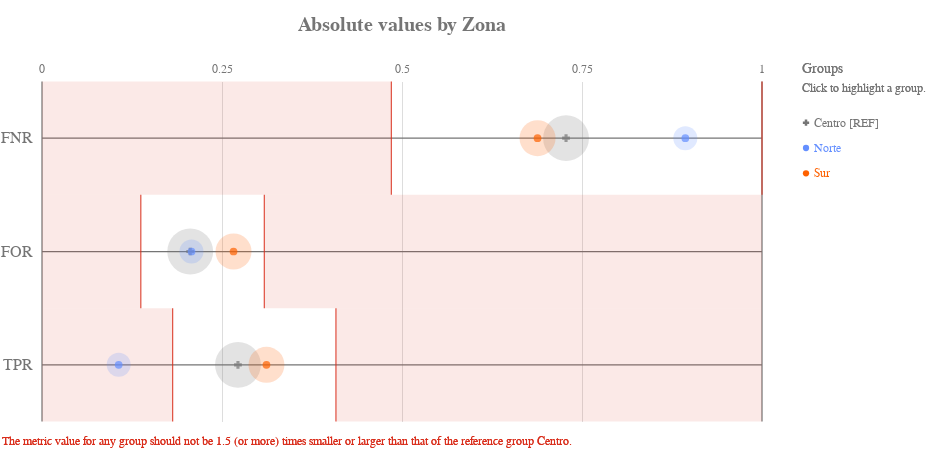

Notebook cell for this chart:
### Code cell
ap.absolute(grupo_definido, metrics, 'Zona', fairness_threshold = disparity_tolerance)

### Figure 1 — Vega-Lite specification as saved in the notebook (floating-point values rounded to 4 significant figures)
{"config": {"view": {"continuousWidth": 400, "continuousHeight": 300, "strokeWidth": 0}, "axisLeft": {"labelColor": "rgb(117,117,117)", "labelFont": "Arial", "labelFontSize": 16}, "title": {"align": "center", "baseline": "middle", "color": "rgb(117,117,117)", "font": "Arial", "fontSize": 20, "fontWeight": "bold"}}, "layer": [{"data": {"name": "data-4ac2d7a4dec33677e433b172826c7791"}, "mark": {"type": "rule", "stroke": "rgb(117,117,117)", "strokeWidth": 1.25, "tooltip": ""}, "encoding": {"x": {"type": "quantitative", "field": "start", "scale": {"domain": [0, 1], "range": [40.0, 760.0]}}, "x2": {"field": "end"}, "y": {"type": "nominal", "axis": {"domain": false, "labelAngle": 0, "labelPadding": -30, "orient": "left", "ticks": false, "title": ""}, "field": "y_position", "scale": {"domain": ["FNR", "FOR", "TPR"], "range": [42.5, 382.5]}}}}, {"data": {"name": "data-6cfe259518f6c7b358d8f836a73e6b7f"}, "mark": {"type": "rule", "stroke": "rgb(117,117,117)", "strokeWidth": 1.25, "tooltip": ""}, "encoding": {"x": {"type": "quantitative", "field": "x_position", "scale": {"domain": [0, 1], "range": [40.0, 760.0]}}, "y": {"value": 42.5}, "y2": {"value": 382.5}}}, {"data": {"name": "data-60ed1133fa688d151d36705a369482e0"}, "mark": {"type": "text", "align": "center", "color": "rgb(117,117,117)", "font": "Arial", "fontSize": 12, "fontWeight": "normal", "tooltip": ""}, "encoding": {"text": {"type": "nominal", "field": "value"}, "x": {"type": "quantitative", "field": "value", "scale": {"domain": [0, 1], "range": [40.0, 760.0]}}, "y": {"value": 29.75}}}, {"layer": [{"mark": {"type": "rect", "opacity": 0.8, "stroke": "rgb(217, 46, 28)", "strokeWidth": 1.25, "tooltip": ""}, "encoding": {"x": {"type": "quantitative", "field": "lower_threshold_value", "scale": {"domain": [0, 1], "range": [40.0, 760.0]}}, "x2": {"field": "lower_threshold_value"}, "y": {"type": "nominal", "axis": {"domain": false, "grid": false, "labels": false, "ticks": false, "title": " "}, "field": "metric", "scale": {"domain": ["FNR", "FOR", "TPR"], "range": [42.5, 382.5]}}}}, {"mark": {"type": "rect", "opacity": 0.8, "stroke": "rgb(217, 46, 28)", "strokeWidth": 1.25, "tooltip": ""}, "encoding": {"x": {"type": "quantitative", "field": "upper_threshold_value", "scale": {"domain": [0, 1], "range": [40.0, 760.0]}}, "x2": {"field": "upper_threshold_value"}, "y": {"type": "nominal", "axis": {"domain": false, "grid": false, "labels": false, "ticks": false, "title": " "}, "field": "metric", "scale": {"domain": ["FNR", "FOR", "TPR"], "range": [42.5, 382.5]}}}}, {"layer": [{"mark": {"type": "rect", "fill": "rgb(217, 46, 28)", "opacity": 0.1, "tooltip": ""}, "encoding": {"x": {"type": "quantitative", "field": "lower_threshold_value", "scale": {"domain": [0, 1], "range": [40.0, 760.0]}}, "x2": {"field": "lower_end"}, "y": {"type": "nominal", "axis": {"domain": false, "grid": false, "labels": false, "ticks": false, "title": " "}, "field": "metric", "scale": {"domain": ["FNR", "FOR", "TPR"], "range": [42.5, 382.5]}}}}, {"mark": {"type": "rect", "fill": "rgb(217, 46, 28)", "opacity": 0.1, "tooltip": ""}, "encoding": {"x": {"type": "quantitative", "field": "upper_threshold_value", "scale": {"domain": [0, 1], "range": [40.0, 760.0]}}, "x2": {"field": "upper_end"}, "y": {"type": "nominal", "axis": {"domain": false, "grid": false, "labels": false, "ticks": false, "title": " "}, "field": "metric", "scale": {"domain": ["FNR", "FOR", "TPR"], "range": [42.5, 382.5]}}}}]}, {"data": {"name": "data-79dd248bdaa0ea02c535240e8ad022c8"}, "mark": {"type": "text", "align": "left", "baseline": "top", "fill": "rgb(217, 46, 28)", "font": "Arial", "fontSize": 12, "fontWeight": "normal", "tooltip": ""}, "encoding": {"text": {"value": "The metric value for any group should not be 1.5 (or more) times smaller or larger than that of the reference group Centro."}, "x": {"value": 0}, "y": {"value": 396.7}}}], "data": {"name": "data-8b640b86789c04728552fe66f235b720"}}, {"layer": [{"mark": "circle"}, {"data": {"name": "data-93cda210e8419daec43fc59331eed3a6"}, "mark": {"type": "circle", "opacity": 0.2}, "encoding": {"color": {"condition": {"type": "nominal", "field": "attribute_value", "legend": null, "scale": {"domain": ["Centro", "Norte", "Sur"], "range": ["rgb(117,117,117)", "rgb(100, 143, 255)", "rgb(254, 97, 0)", "rgb(220, 38, 127)", "rgb(255, 176, 0)", "rgb(120, 94, 240)"]}, "selection": "selector025"}, "value": "rgb(224,224,224)"}, "size": {"type": "quantitative", "field": "group_size", "legend": null, "scale": {"domain": [0, 7609.0], "range": [0, 2522.0]}}, "tooltip": [{"type": "nominal", "field": "attribute_value", "title": "Group"}, {"type": "nominal", "field": "tooltip_group_size", "title": "Group Size"}, {"type": "nominal", "field": "tooltip_disparity_explanation_fnr", "title": "Disparity"}, {"type": "quantitative", "field": "fnr", "format": ".2f", "title": "FNR"}], "x": {"type": "quantitative", "axis": {"domain": false, "labels": false, "ticks": false, "title": null, "values": [0.25, 0.5, 0.75]}, "field": "fnr", "scale": {"domain": [0, 1], "range": [40.0, 760.0]}}, "y": {"type": "nominal", "axis": {"domain": false, "grid": false, "labels": false, "ticks": false, "title": " "}, "field": "metric_variable", "scale": {"domain": ["FNR", "FOR", "TPR"], "range": [42.5, 382.5]}}}, "selection": {"selector027": {"type": "multi", "empty": "all", "fields": ["attribute_value"]}}, "transform": [{"calculate": "'FNR'", "as": "metric_variable"}]}, {"data": {"name": "data-93cda210e8419daec43fc59331eed3a6"}, "mark": {"type": "circle", "opacity": 0.2}, "encoding": {"color": {"condition": {"type": "nominal", "field": "attribute_value", "legend": null, "scale": {"domain": ["Centro", "Norte", "Sur"], "range": ["rgb(117,117,117)", "rgb(100, 143, 255)", "rgb(254, 97, 0)", "rgb(220, 38, 127)", "rgb(255, 176, 0)", "rgb(120, 94, 240)"]}, "selection": "selector025"}, "value": "rgb(224,224,224)"}, "size": {"type": "quantitative", "field": "group_size", "legend": null, "scale": {"domain": [0, 7609.0], "range": [0, 2522.0]}}, "tooltip": [{"type": "nominal", "field": "attribute_value", "title": "Group"}, {"type": "nominal", "field": "tooltip_group_size", "title": "Group Size"}, {"type": "nominal", "field": "tooltip_disparity_explanation_for", "title": "Disparity"}, {"type": "quantitative", "field": "for", "format": ".2f", "title": "FOR"}], "x": {"type": "quantitative", "axis": {"domain": false, "labels": false, "ticks": false, "title": null, "values": [0.25, 0.5, 0.75]}, "field": "for", "scale": {"domain": [0, 1], "range": [40.0, 760.0]}}, "y": {"type": "nominal", "axis": {"domain": false, "grid": false, "labels": false, "ticks": false, "title": " "}, "field": "metric_variable", "scale": {"domain": ["FNR", "FOR", "TPR"], "range": [42.5, 382.5]}}}, "selection": {"selector029": {"type": "multi", "empty": "all", "fields": ["attribute_value"]}}, "transform": [{"calculate": "'FOR'", "as": "metric_variable"}]}, {"data": {"name": "data-93cda210e8419daec43fc59331eed3a6"}, "mark": {"type": "circle", "opacity": 0.2}, "encoding": {"color": {"condition": {"type": "nominal", "field": "attribute_value", "legend": null, "scale": {"domain": ["Centro", "Norte", "Sur"], "range": ["rgb(117,117,117)", "rgb(100, 143, 255)", "rgb(254, 97, 0)", "rgb(220, 38, 127)", "rgb(255, 176, 0)", "rgb(120, 94, 240)"]}, "selection": "selector025"}, "value": "rgb(224,224,224)"}, "size": {"type": "quantitative", "field": "group_size", "legend": null, "scale": {"domain": [0, 7609.0], "range": [0, 2522.0]}}, "tooltip": [{"type": "nominal", "field": "attribute_value", "title": "Group"}, {"type": "nominal", "field": "tooltip_group_size", "title": "Group Size"}, {"type": "nominal", "field": "tooltip_disparity_explanation_tpr", "title": "Disparity"}, {"type": "quantitative", "field": "tpr", "format": ".2f", "title": "TPR"}], "x": {"type": "quantitative", "axis": {"domain": false, "labels": false, "ticks": false, "title": null, "values": [0.25, 0.5, 0.75]}, "field": "tpr", "scale": {"domain": [0, 1], "range": [40.0, 760.0]}}, "y": {"type": "nominal", "axis": {"domain": false, "grid": false, "labels": false, "ticks": false, "title": " "}, "field": "metric_variable", "scale": {"domain": ["FNR", "FOR", "TPR"], "range": [42.5, 382.5]}}}, "selection": {"selector031": {"type": "multi", "empty": "all", "fields": ["attribute_value"]}}, "transform": [{"calculate": "'TPR'", "as": "metric_variable"}]}, {"layer": [{"mark": "point"}, {"data": {"name": "data-93cda210e8419daec43fc59331eed3a6"}, "mark": {"type": "point", "filled": true, "size": 60}, "encoding": {"color": {"condition": {"type": "nominal", "field": "attribute_value", "legend": null, "scale": {"domain": ["Centro", "Norte", "Sur"], "range": ["rgb(117,117,117)", "rgb(100, 143, 255)", "rgb(254, 97, 0)", "rgb(220, 38, 127)", "rgb(255, 176, 0)", "rgb(120, 94, 240)"]}, "selection": "selector025"}, "value": "rgb(224,224,224)"}, "shape": {"type": "nominal", "field": "attribute_value", "legend": null, "scale": {"domain": ["Centro", "Norte", "Sur"], "range": ["cross", "circle", "circle"]}}, "tooltip": [{"type": "nominal", "field": "attribute_value", "title": "Group"}, {"type": "nominal", "field": "tooltip_group_size", "title": "Group Size"}, {"type": "nominal", "field": "tooltip_disparity_explanation_fnr", "title": "Disparity"}, {"type": "quantitative", "field": "fnr", "format": ".2f", "title": "FNR"}], "x": {"type": "quantitative", "axis": {"domain": false, "labels": false, "ticks": false, "title": null, "values": [0.25, 0.5, 0.75]}, "field": "fnr", "scale": {"domain": [0, 1], "range": [40.0, 760.0]}}, "y": {"type": "nominal", "axis": {"domain": false, "grid": false, "labels": false, "ticks": false, "title": " "}, "field": "metric_variable", "scale": {"domain": ["FNR", "FOR", "TPR"], "range": [42.5, 382.5]}}}, "selection": {"selector026": {"type": "multi", "empty": "all", "fields": ["attribute_value"]}}, "transform": [{"calculate": "'FNR'", "as": "metric_variable"}]}, {"data": {"name": "data-93cda210e8419daec43fc59331eed3a6"}, "mark": {"type": "point", "filled": true, "size": 60}, "encoding": {"color": {"condition": {"type": "nominal", "field": "attribute_value", "legend": null, "scale": {"domain": ["Centro", "Norte", "Sur"], "range": ["rgb(117,117,117)", "rgb(100, 143, 255)", "rgb(254, 97, 0)", "rgb(220, 38, 127)", "rgb(255, 176, 0)", "rgb(120, 94, 240)"]}, "selection": "selector025"}, "value": "rgb(224,224,224)"}, "shape": {"type": "nominal", "field": "attribute_value", "legend": null, "scale": {"domain": ["Centro", "Norte", "Sur"], "range": ["cross", "circle", "circle"]}}, "tooltip": [{"type": "nominal", "field": "attribute_value", "title": "Group"}, {"type": "nominal", "field": "tooltip_group_size", "title": "Group Size"}, {"type": "nominal", "field": "tooltip_disparity_explanation_for", "title": "Disparity"}, {"type": "quantitative", "field": "for", "format": ".2f", "title": "FOR"}], "x": {"type": "quantitative", "axis": {"domain": false, "labels": false, "ticks": false, "title": null, "values": [0.25, 0.5, 0.75]}, "field": "for", "scale": {"domain": [0, 1], "range": [40.0, 760.0]}}, "y": {"type": "nominal", "axis": {"domain": false, "grid": false, "labels": false, "ticks": false, "title": " "}, "field": "metric_variable", "scale": {"domain": ["FNR", "FOR", "TPR"], "range": [42.5, 382.5]}}}, "selection": {"selector028": {"type": "multi", "empty": "all", "fields": ["attribute_value"]}}, "transform": [{"calculate": "'FOR'", "as": "metric_variable"}]}, {"data": {"name": "data-93cda210e8419daec43fc59331eed3a6"}, "mark": {"type": "point", "filled": true, "size": 60}, "encoding": {"color": {"condition": {"type": "nominal", "field": "attribute_value", "legend": null, "scale": {"domain": ["Centro", "Norte", "Sur"], "range": ["rgb(117,117,117)", "rgb(100, 143, 255)", "rgb(254, 97, 0)", "rgb(220, 38, 127)", "rgb(255, 176, 0)", "rgb(120, 94, 240)"]}, "selection": "selector025"}, "value": "rgb(224,224,224)"}, "shape": {"type": "nominal", "field": "attribute_value", "legend": null, "scale": {"domain": ["Centro", "Norte", "Sur"], "range": ["cross", "circle", "circle"]}}, "tooltip": [{"type": "nominal", "field": "attribute_value", "title": "Group"}, {"type": "nominal", "field": "tooltip_group_size", "title": "Group Size"}, {"type": "nominal", "field": "tooltip_disparity_explanation_tpr", "title": "Disparity"}, {"type": "quantitative", "field": "tpr", "format": ".2f", "title": "TPR"}], "x": {"type": "quantitative", "axis": {"domain": false, "labels": false, "ticks": false, "title": null, "values": [0.25, 0.5, 0.75]}, "field": "tpr", "scale": {"domain": [0, 1], "range": [40.0, 760.0]}}, "y": {"type": "nominal", "axis": {"domain": false, "grid": false, "labels": false, "ticks": false, "title": " "}, "field": "metric_variable", "scale": {"domain": ["FNR", "FOR", "TPR"], "range": [42.5, 382.5]}}}, "selection": {"selector030": {"type": "multi", "empty": "all", "fields": ["attribute_value"]}}, "transform": [{"calculate": "'TPR'", "as": "metric_variable"}]}]}]}, {"layer": [{"mark": {"type": "point", "filled": true, "opacity": 1, "size": 39.48}, "encoding": {"color": {"condition": {"type": "nominal", "field": "attribute_value", "legend": null, "scale": {"domain": ["Centro", "Norte", "Sur"], "range": ["rgb(117,117,117)", "rgb(100, 143, 255)", "rgb(254, 97, 0)", "rgb(220, 38, 127)", "rgb(255, 176, 0)", "rgb(120, 94, 240)"]}, "selection": "selector025"}, "value": "rgb(224,224,224)"}, "shape": {"type": "nominal", "field": "attribute_value", "legend": null, "scale": {"domain": ["Centro", "Norte", "Sur"], "range": ["cross", "circle", "circle"]}}, "x": {"value": 804}, "y": {"type": "nominal", "axis": {"domain": false, "grid": false, "labels": false, "ticks": false, "title": " "}, "field": "attribute_value", "scale": {"domain": ["Centro", "Norte", "Sur"], "range": [71, 147]}}}, "selection": {"selector025": {"type": "multi", "empty": "all", "fields": ["attribute_value"]}}}, {"mark": {"type": "text", "align": "left", "baseline": "middle", "font": "Arial", "fontSize": 12, "fontWeight": "normal"}, "encoding": {"color": {"condition": {"type": "nominal", "field": "attribute_value", "legend": null, "scale": {"domain": ["Centro", "Norte", "Sur"], "range": ["rgb(117,117,117)", "rgb(100, 143, 255)", "rgb(254, 97, 0)", "rgb(220, 38, 127)", "rgb(255, 176, 0)", "rgb(120, 94, 240)"]}, "selection": "selector025"}, "value": "rgb(224,224,224)"}, "text": {"type": "nominal", "field": "label"}, "x": {"value": 812}, "y": {"type": "nominal", "axis": {"domain": false, "grid": false, "labels": false, "ticks": false, "title": " "}, "field": "attribute_value", "scale": {"domain": ["Centro", "Norte", "Sur"], "range": [71, 147]}}}, "selection": {"selector032": {"type": "multi", "empty": "all", "fields": ["attribute_value"]}}}, {"data": {"name": "data-79dd248bdaa0ea02c535240e8ad022c8"}, "mark": {"type": "text", "align": "left", "baseline": "middle", "color": "rgb(117,117,117)", "font": "Arial", "fontSize": 12, "fontWeight": "normal"}, "encoding": {"text": {"value": "Click to highlight a group."}, "x": {"value": 800}, "y": {"value": 49}}}, {"data": {"name": "data-79dd248bdaa0ea02c535240e8ad022c8"}, "mark": {"type": "text", "align": "left", "baseline": "middle", "color": "rgb(117,117,117)", "font": "Arial", "fontSize": 14, "fontWeight": "normal"}, "encoding": {"text": {"value": "Groups"}, "x": {"value": 800}, "y": {"value": 30}}}], "data": {"name": "data-1b3ab3c51de6c9017ba2bf5afbba5533"}}], "height": 425, "padding": {"top": 15, "bottom": 10}, "resolve": {"scale": {"size": "independent", "y": "independent"}}, "title": "Absolute values by Zona", "width": 800, "$schema": "https://vega.github.io/schema/vega-lite/v4.8.1.json", "datasets": {"data-4ac2d7a4dec33677e433b172826c7791": [{"y_position": "FNR", "start": 0, "end": 1}, {"y_position": "FOR", "start": 0, "end": 1}, {"y_position": "TPR", "start": 0, "end": 1}], "data-6cfe259518f6c7b358d8f836a73e6b7f": [{"x_position": 0}, {"x_position": 1}], "data-60ed1133fa688d151d36705a369482e0": [{"value": 0.0}, {"value": 0.25}, {"value": 0.5}, {"value": 0.75}, {"value": 1.0}], "data-8b640b86789c04728552fe66f235b720": [{"lower_end": 0, "upper_end": 1, "lower_threshold_value": 0.4852, "upper_threshold_value": 1.0, "metric": "FNR"}, {"lower_end": 0, "upper_end": 1, "lower_threshold_value": 0.1372, "upper_threshold_value": 0.3088, "metric": "FOR"}, {"lower_end": 0, "upper_end": 1, "lower_threshold_value": 0.1814, "upper_threshold_value": 0.4083, "metric": "TPR"}], "data-79dd248bdaa0ea02c535240e8ad022c8": [{"a": 1, "b": 0}, {"a": 1, "b": 0}], "data-93cda210e8419daec43fc59331eed3a6": [{"attribute_name": "Zona", "attribute_value": "Centro", "group_size": 6341, "total_entities": 11987, "fnr": 0.7278, "for": 0.2059, "tpr": 0.2722, "fnr_disparity": 1.0, "for_disparity": 1.0, "tpr_disparity": 1.0, "fnr_disparity_scaled": 0.0, "for_disparity_scaled": 0.0, "tpr_disparity_scaled": 0.0, "tooltip_group_size": "6,341 (52.90%)", "tooltip_disparity_explanation_fnr": "Reference group", "tooltip_disparity_explanation_for": "Reference group", "tooltip_disparity_explanation_tpr": "Reference group"}, {"attribute_name": "Zona", "attribute_value": "Norte", "group_size": 1737, "total_entities": 11987, "fnr": 0.8935, "for": 0.2076, "tpr": 0.1065, "fnr_disparity": 1.228, "for_disparity": 1.009, "tpr_disparity": 0.3913, "fnr_disparity_scaled": 0.2276, "for_disparity_scaled": 0.008513, "tpr_disparity_scaled": -1.556, "tooltip_group_size": "1,737 (14.49%)", "tooltip_disparity_explanation_fnr": "1.23 times larger FNR than the reference group", "tooltip_disparity_explanation_for": "1.01 times larger FOR than the reference group", "tooltip_disparity_explanation_tpr": "2.56 times smaller TPR than the reference group"}, {"attribute_name": "Zona", "attribute_value": "Sur", "group_size": 3909, "total_entities": 11987, "fnr": 0.6882, "for": 0.266, "tpr": 0.3118, "fnr_disparity": 0.9456, "for_disparity": 1.292, "tpr_disparity": 1.145, "fnr_disparity_scaled": -0.05753, "for_disparity_scaled": 0.2923, "tpr_disparity_scaled": 0.1455, "tooltip_group_size": "3,909 (32.61%)", "tooltip_disparity_explanation_fnr": "1.06 times smaller FNR than the reference group", "tooltip_disparity_explanation_for": "1.29 times larger FOR than the reference group", "tooltip_disparity_explanation_tpr": "1.15 times larger TPR than the reference group"}], "data-1b3ab3c51de6c9017ba2bf5afbba5533": [{"attribute_value": "Centro", "label": "Centro [REF]"}, {"attribute_value": "Norte", "label": "Norte"}, {"attribute_value": "Sur", "label": "Sur"}]}}
